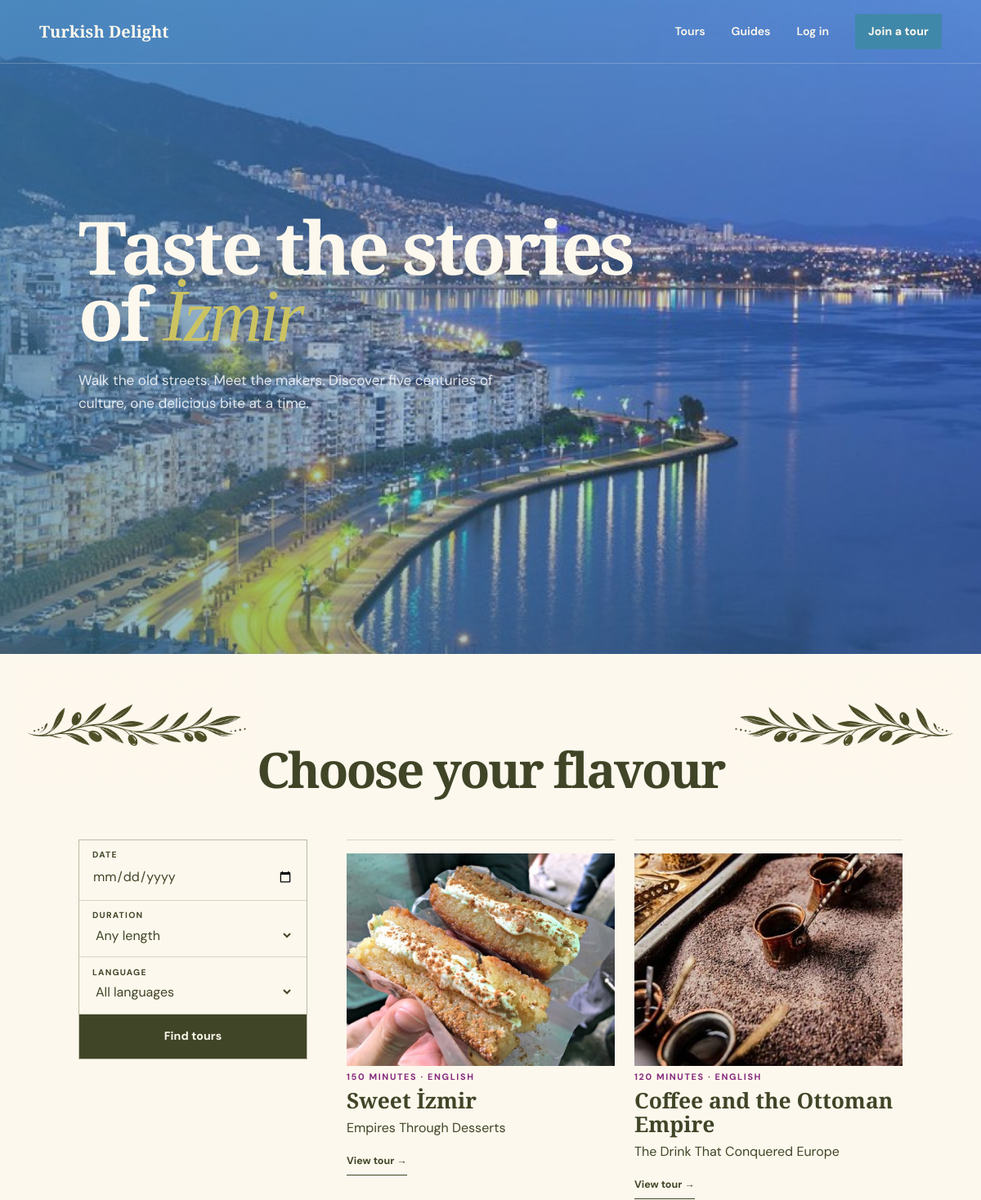
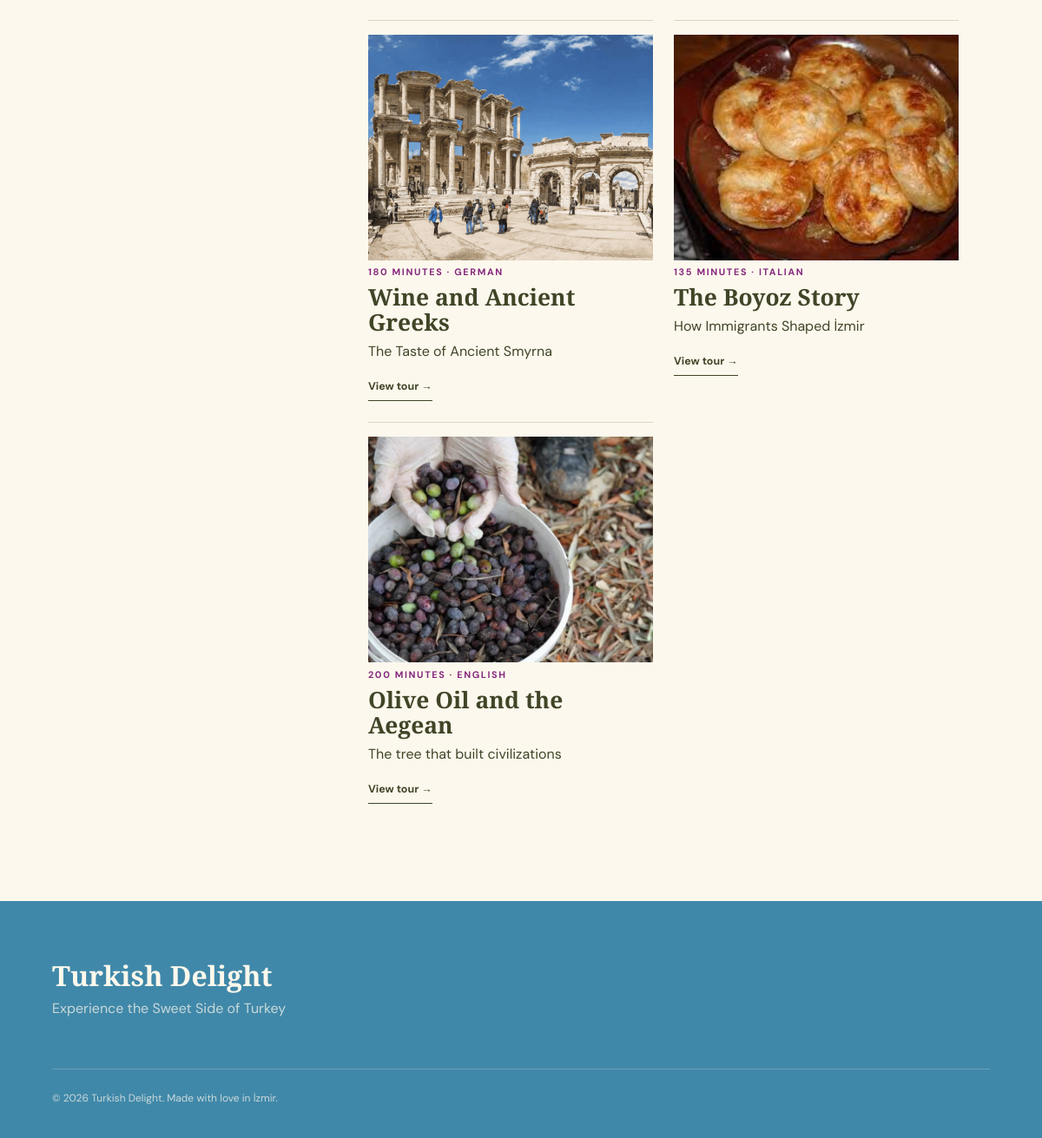
The page / on the database its author committed (2 pictures, top to bottom).
### tables this page shows
CREATE TABLE tours (
  id INTEGER PRIMARY KEY AUTOINCREMENT, guide_id INTEGER NOT NULL REFERENCES users(id),
  title TEXT NOT NULL, subtitle TEXT NOT NULL, description TEXT NOT NULL, story TEXT NOT NULL,
  final_message TEXT NOT NULL, foods TEXT NOT NULL, stops TEXT NOT NULL, story_points TEXT NOT NULL,
  meeting_point TEXT NOT NULL, duration INTEGER NOT NULL CHECK(duration > 0),
  language TEXT NOT NULL, capacity INTEGER NOT NULL CHECK(capacity > 0)
);

### app.py (the view)
@app.route("/")
def home():
    language = request.args.get("language", "")
    duration = request.args.get("duration", "")
    requested_date = request.args.get("date", "")
    selected_language = language if language in LANGUAGES else ""
    max_duration = int(duration) if duration in {"120", "180", "240"} else None
    weekday = None
    if requested_date:
        try:
            weekday = date.fromisoformat(requested_date).weekday()
        except ValueError:
            flash("Please choose a valid date.", "error")
    rows = tourdb.list_tours(get_db(), selected_language, max_duration, weekday)
    tours = [tour_from_row(row) for row in rows]
    return render_template("home.html", tours=tours, languages=LANGUAGES,
                           today=date.today().isoformat())

### app.py (called while the page is built)
def get_db():
    if "db" not in g:
        g.db = sqlite3.connect(DATABASE)
        g.db.row_factory = sqlite3.Row
        g.db.execute("PRAGMA foreign_keys = ON")
    return g.db

@app.before_request
def verify_csrf():
    if request.method == "POST" and request.form.get("csrf_token") != session.get("csrf_token"):
        abort(400, "Invalid or missing form token.")

def tour_images(tour_id):
    files = sorted((BASE_DIR / "static").glob(f"Tour{tour_id}_*"))
    return [f.name for f in files if f.is_file()]

def guide_image(filename):
    filename = filename or DEFAULT_GUIDE_IMAGE
    relative = Path(filename)
    if relative.is_absolute() or ".." in relative.parts:
        return DEFAULT_GUIDE_IMAGE
    return filename if (BASE_DIR / "static" / relative).is_file() else DEFAULT_GUIDE_IMAGE

def tour_from_row(row):
    tour = dict(row)
    tour["foods"] = json.loads(tour["foods"])
    tour["stops"] = json.loads(tour["stops"])
    tour["story_points"] = json.loads(tour["story_points"])
    tour["images"] = tour_images(tour["id"])
    tour["guide_image"] = guide_image(tour.get("guide_image"))
    return tour

### tourdb.py (called while the page is built)
def list_tours(db, language="", max_duration=None, weekday=None):
    query = """SELECT t.*, u.first_name || ' ' || u.last_name AS guide_name
               FROM tours t JOIN users u ON u.id=t.guide_id WHERE 1=1"""
    params = []
    if language:
        query += " AND t.language=?"
        params.append(language)
    if max_duration:
        query += " AND t.duration<=?"
        params.append(max_duration)
    if weekday is not None:
        query += " AND EXISTS (SELECT 1 FROM schedules s WHERE s.tour_id=t.id AND s.weekday=?)"
        params.append(weekday)
    return db.execute(query + " ORDER BY t.id", params).fetchall()

### templates/home.html (shortened to what this page needs)
{% extends "base.html" %}
{% block content %}
  <section class="hero home-hero">
    <div class="hero-image" role="img" aria-label="Aegean food and the streets of İzmir"></div>
    <div class="hero-overlay"></div>
    <div class="hero-content">
      <h1>Taste the stories<br>of <em>İzmir</em></h1>
      <p class="hero-copy">
        Walk the old streets. Meet the makers. Discover five centuries of culture, one delicious bite at a time.
      </p>
    </div>
  </section>
  <section class="home-tours" id="tours" aria-labelledby="home-tours-title">
    <img
      class="tour-decoration tour-decoration-left"
      src="{{ url_for('static', filename='decoration2.png') }}"
      alt=""
      aria-hidden="true"
    >
    <img
      class="tour-decoration tour-decoration-right"
      src="{{ url_for('static', filename='decoration2.png') }}"
      alt=""
      aria-hidden="true"
    >
    <div class="home-section-head">
      <div>
        <h2 id="home-tours-title">Choose your flavour</h2>
      </div>
    </div>
    <div class="home-tours-layout">
      <form class="filters" action="{{ url_for('home') }}#tours" method="get">
        <label>
          <span>Date</span>
          <input type="date" name="date" min="{{ today }}" value="{{ request.args.get('date', '') }}">
        </label>
        <label>
          <span>Duration</span>
          <select name="duration">
            <option value="">Any length</option>
          </select>
        </label>
        <label>
          <span>Language</span>
          <select name="language">
            <option value="">All languages</option>
          </select>
        </label>
        <button class="button button-dark" type="submit">Find tours</button>
      </form>
      <div class="home-tour-grid">
        {% for tour in tours %}
          <article class="home-tour-card">
            <a href="{{ url_for('tour_detail', tour_id=tour.id) }}">
              <img src="{{ url_for('static', filename=tour.images[0]) }}" alt="{{ tour.title }}">
            </a>
            <div>
              <p class="tour-meta">{{ tour.duration }} minutes · {{ tour.language }}</p>
              <h3><a href="{{ url_for('tour_detail', tour_id=tour.id) }}">{{ tour.title }}</a></h3>
              <p>{{ tour.subtitle }}</p>
              <a class="text-link" href="{{ url_for('tour_detail', tour_id=tour.id) }}">View tour →</a>
            </div>
          </article>
        {% else %}
          <div class="empty-state">
            <h3>No matching walks yet.</h3>
            <p>Try widening your filters.</p>
          </div>
        {% endfor %}
      </div>
    </div>
  </section>
{% endblock %}

### static/styles/variables.css (style rules this page uses)
:root { --ink: #404527; --deep: #4088A9; --cream: #FDF8ED; --paper: #FDF8ED; --clay: #84287E; --gold: #CBC362; --sea: #4088A9; --line: rgba(64, 69, 39, .2); --serif: "Playfair Display", Georgia, serif; --sans: "DM Sans", Arial, sans-serif }

### static/styles/base.css (style rules this page uses)
* { box-sizing: border-box }
html { scroll-behavior: smooth }
body { margin: 0; background: var(--paper); color: var(--ink); font-family: var(--sans); font-size: 16px; line-height: 1.6 }
img { display: block; max-width: 100% }
a { color: inherit; text-decoration: none }
button, input, select, textarea { font: inherit; color: inherit }
button { cursor: pointer }

### static/styles/navigation.css (style rules this page uses)
.button { display: inline-flex; align-items: center; justify-content: center; gap: .5rem; background: var(--gold); color: var(--deep); border: 0; padding: .95rem 1.35rem; font-weight: 700; font-size: .88rem; letter-spacing: .01em; transition: transform .2s, background .2s }
.button-dark { background: var(--ink); color: var(--paper) }

### static/styles/shared-components.css (style rules this page uses)
.hero { height: calc(100vh - 78px); min-height: 650px; position: relative; color: white; display: flex; align-items: center; overflow: hidden }
.hero-image { position: absolute; inset: 0; background: url("../Tour1_3.jpg") center 57%/cover no-repeat; transform: scale(1.02) }
.hero-overlay { position: absolute; inset: 0; background: linear-gradient(90deg, rgba(9, 35, 31, .88) 0%, rgba(9, 35, 31, .56) 50%, rgba(9, 35, 31, .16) 100%), linear-gradient(0deg, rgba(0, 0, 0, .2), transparent 50%) }
.hero-content { position: relative; max-width: 850px; margin-left: 8vw; padding-bottom: 3vh }
.hero h1, .auth-panel h1, .dashboard h1, .form-page h1, .error-page h1 { font: 600 clamp(3.5rem, 7.5vw, 7.4rem)/.9 var(--serif); letter-spacing: -.045em; margin: .1em 0 .28em }
.hero h1 em, h2 em, .auth-panel h1 em, .form-page h1 em { color: var(--gold); font-weight: 500 }
.hero-copy { font-size: 1.07rem; max-width: 560px; color: rgba(255, 255, 255, .84) }
h2 { font: 600 clamp(2.8rem, 5vw, 5.4rem)/.98 var(--serif); letter-spacing: -.04em; margin: 0 }
.text-link { display: inline-flex; gap: .7rem; font-weight: 700; border-bottom: 1px solid; padding: 0 0 .35rem; margin-top: 1rem }
.filters { margin: 4rem 0 3rem; display: grid; grid-template-columns: 1fr 1fr 1fr auto auto; gap: 1px; background: var(--line); border: 1px solid var(--line) }
.filters label { background: var(--paper); padding: .65rem 1rem; display: flex; flex-direction: column }
.filters label span { font-size: .65rem; text-transform: uppercase; letter-spacing: .12em; font-weight: 700 }
.filters input, .filters select { border: 0; background: transparent; outline: none; padding: .25rem 0 }
.tour-meta { text-transform: uppercase; letter-spacing: .15em; font-weight: 700; font-size: .68rem; color: var(--clay) }

### static/styles/catalog.css (style rules this page uses)
.home-tours { padding: 7rem 8vw }
.home-section-head { display: flex; justify-content: space-between; align-items: end; gap: 2rem; margin-bottom: 3.5rem }
.home-tour-grid { display: grid; grid-template-columns: repeat(4, 1fr); gap: 1.5rem }
.home-tour-card { border-top: 1px solid var(--line); padding-top: 1rem }
.home-tour-card img { width: 100%; height: 260px; object-fit: cover; transition: transform .4s }
.home-tour-card>a { display: block; overflow: hidden }
.home-tour-card h3 { font: 600 1.65rem/1.1 var(--serif); margin: .35rem 0 }
.home-tour-card>div>p { margin: .35rem 0 }
.home-tour-card .text-link { font-size: .78rem; margin-top: .8rem }
.home-hero .hero-image { background-image: url("../Homepage.jpg") }

### rows shown on the page
tours: shows a picture, duration "150", language "ENGLISH", title "Sweet İzmir", subtitle "Empires Through Desserts"
tours: shows a picture, duration "120", language "ENGLISH", title "Coffee and the Ottoman Empire", subtitle "The Drink That Conquered Europe"
tours: shows a picture, duration "180", language "GERMAN", title "Wine and Ancient Greeks", subtitle "The Taste of Ancient Smyrna"
tours: shows a picture, duration "135", language "ITALIAN", title "The Boyoz Story", subtitle "How Immigrants Shaped İzmir"
tours: shows a picture, duration "200", language "ENGLISH", title "Olive Oil and the Aegean", subtitle "The tree that built civilizations"
